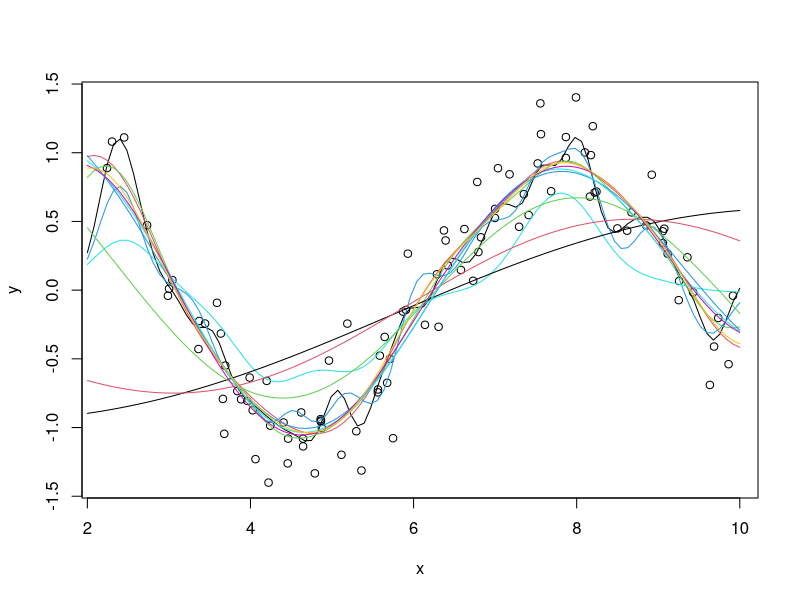

Reproduce this figure in R.
library(kernlab)
library(purrr)

set.seed(100)
x <- runif(100, min = 2, max = 10)
y <- sin(x) + rnorm(length(x)) * 0.25
sinData <- data.frame(x = x, y = y)
plot(x, y)
dataGrid <- data.frame(x = seq(2, 10, length = 100))

# (a)

purrr::walk(seq(-4, 0), function(index, x, y) {
  epsilon <- 2 ** index
  rbfSVM <- ksvm(x = x, y = y, data = sinData,
                 kernel = 'rbfdot', kpar = 'automatic',
                 C = 1, epsilon = epsilon)
  modelPrediction <- predict(rbfSVM, newdata = dataGrid)
  colour = c('red', 'green', 'blue', 'orange', 'black')
  points(x = dataGrid$x, y = modelPrediction[,1], type = 'l',
         col =  palette()[index + 5])

}, x=x, y=y)


# (b)

purrr::walk(seq(-4, 2), function(index, x, y) {
  sigma <- 2 ** index
  rbfSVM <- ksvm(x = x, y = y, data = sinData,
                 kernel = 'rbfdot', kpar = list(sigma = sigma),
                 C = 1, epsilon = 0.1)
  modelPrediction <- predict(rbfSVM, newdata = dataGrid)
  colour = c('red', 'green', 'blue', 'orange', 'black')
  points(x = dataGrid$x, y = modelPrediction[,1], type = 'l',
         col =  palette()[index + 5])

}, x=x, y=y)

print(palette())
